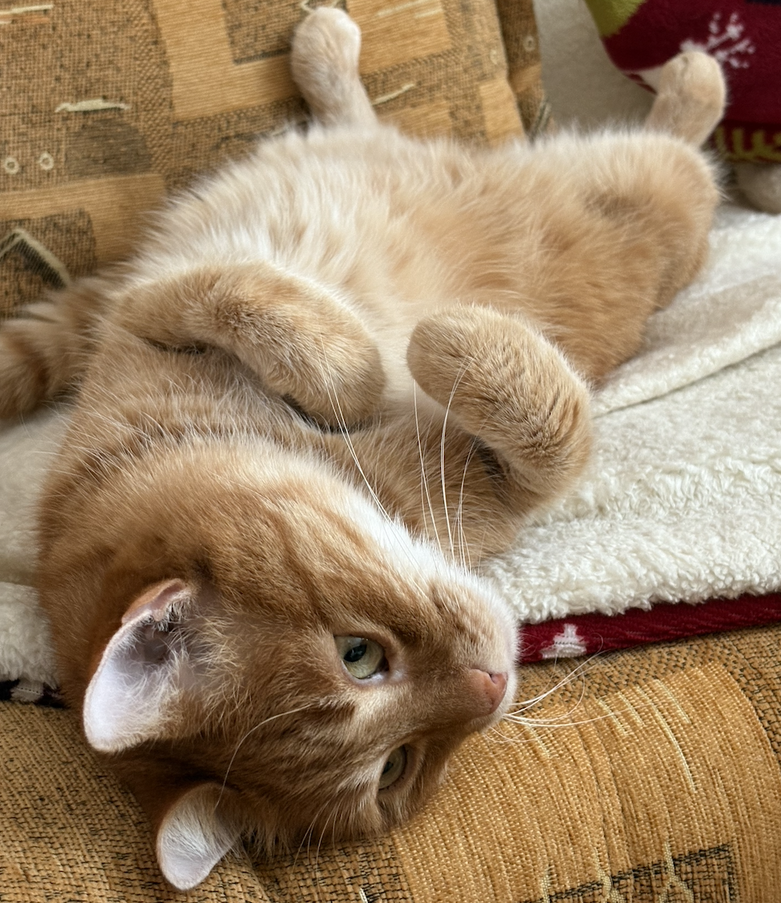
#> input picture xit1/odevzdani/vasik.png, 781 x 903 px, shrunk from 976 x 1128 before the run
$ python ukol_2_2.py
#> lines starting #> are read from the running program, lines starting #| are printed output that depends on the picture
#> further down, img is the input picture: PIL image 781x903 RGBA; mean R, G, B, A 155.5, 130.2, 100.9, 255
### xit1/ukol_1.py
import os

from PIL import Image
import numpy as np


IMG_PATH = "./vasik.png"


def convert_to_grayscale(image, average=None):
    """Určení šedého obrazu z barevného obrázku."""
#> called with average = 'weighted'
    data = np.array(image)
    r, g, b = data[:, :, 0], data[:, :, 1], data[:, :, 2]
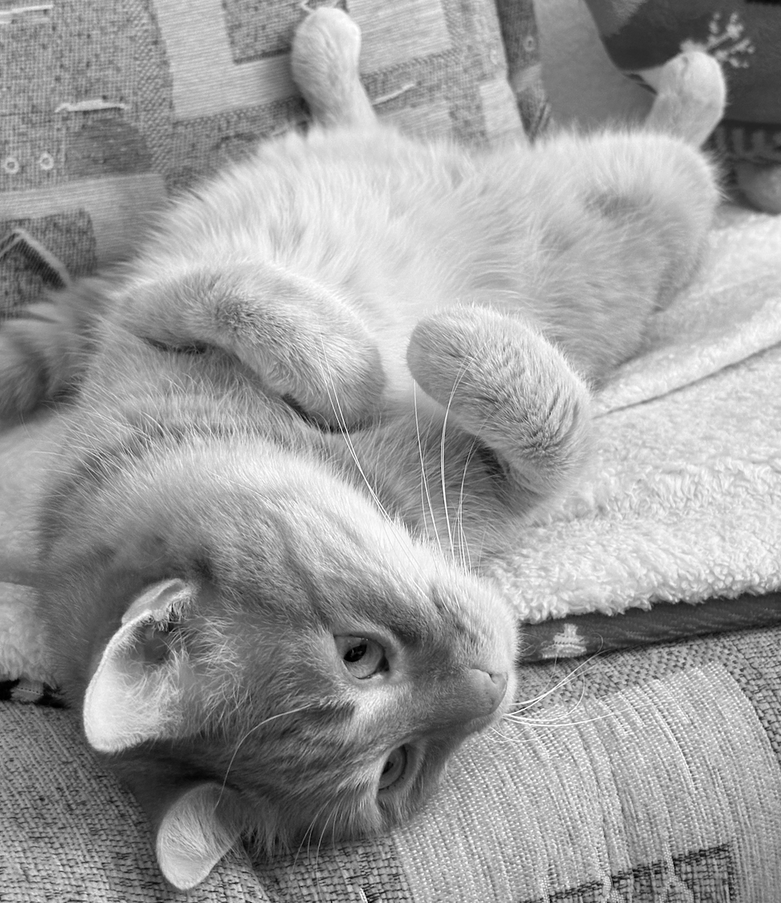
#> r: shape (903, 781); min 0, max 255, mean 155.5
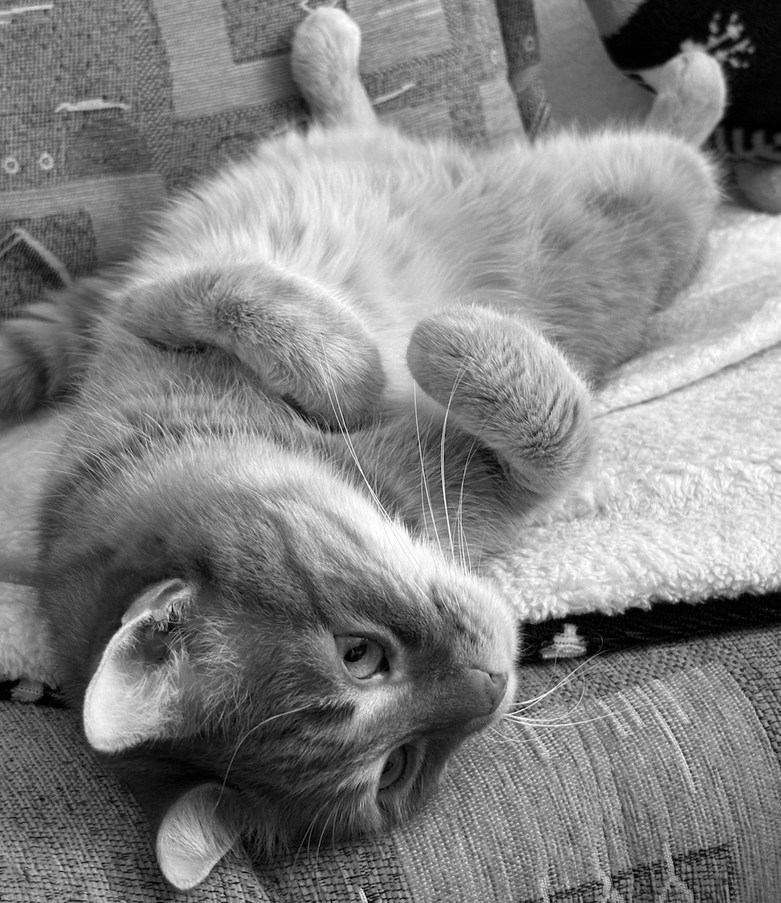
#> g: shape (903, 781); min 0, max 255, mean 130.2
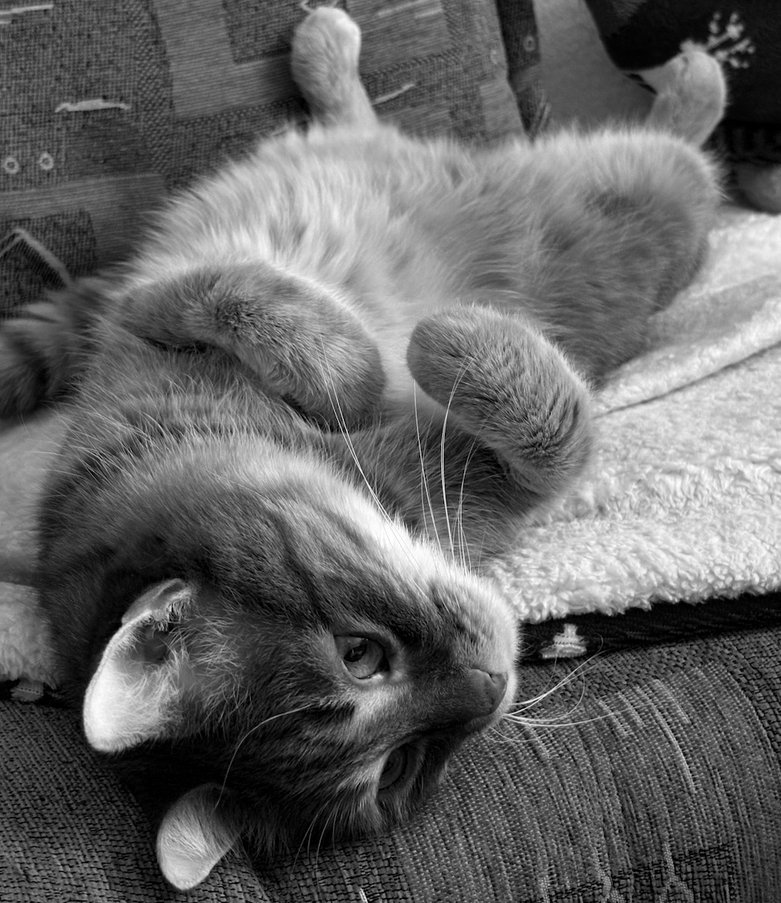
#> b: shape (903, 781); min 0, max 255, mean 100.9


    if not average:
        weights = random_weights()
        gray = (weights[0] * r + weights[1] * g + weights[2] * b).astype(np.uint8)
    else:
        if average == 'simple':
            gray = (r + g + b) // 3
        elif average == 'weighted':
            gray = (0.299 * r + 0.587 * g + 0.114 * b).astype(np.uint8)
        else:
            raise ValueError("average must be 'simple' or 'weighted'")

    return Image.fromarray(gray, mode='L')


# [30 lines left out: functions random_weights, desaturate, normalization, not called in this run]


# [16 lines that do not run on import are left out]

### xit1/odevzdani/ukol_2_2.py
import os

import numpy as np
from PIL import Image

from ukol_1 import convert_to_grayscale


def matrix_dithering(n):
    """Rekurzivní generování ditheringové matice velikosti n x n."""
    if n == 1:
        return np.array([[0]])

    n_half = n // 2
    small = matrix_dithering(n_half)

    J = np.ones((n_half, n_half), dtype=int)

    return np.block([
        [4 * small, 4 * small + 2 * J],
        [4 * small + 3 * J, 4 * small + 1 * J]
    ])


def apply_dithering(image, matrix):
    """Aplikace ditheringu na obrázek pomocí dané prahovací matice. Kompenzace na hodnoty 256 pomocí posunu o 0.5."""
    data = convert_to_grayscale(image, average='weighted')
    data = np.array(data).astype(np.uint8)
    n = matrix.shape[0]
    height, width = data.shape
    dithered = np.zeros((height, width), dtype=np.uint8)

    for i in range(height):
        for j in range(width):
            threshold = ((matrix[i % n, j % n] + 0.5) / (n*n))  * 255    # kompenzace prahu pro střední hodnotu
            dithered[i, j] = 255 if data[i, j] >= threshold else 0

    return Image.fromarray(dithered, mode='L')


def apply_dithering_fast(image, matrix):
    """Rychlá verze ditheringu využívající NumPy vektorové operace."""
    data = convert_to_grayscale(image, average='weighted')
    data = np.array(data).astype(np.uint8)
    n = matrix.shape[0]
    height, width = data.shape
#> height = 903; width = 781
    # pokrytí celé velikosti obrazu
    tiled_matrix = np.tile(matrix, (height // n + 1, width // n + 1))
    tiled_matrix = tiled_matrix[:height, :width]
    threshold = ((tiled_matrix + 0.5) / (n*n)) * 255
    dithered = np.where(data >= threshold, 255, 0).astype(np.uint8)
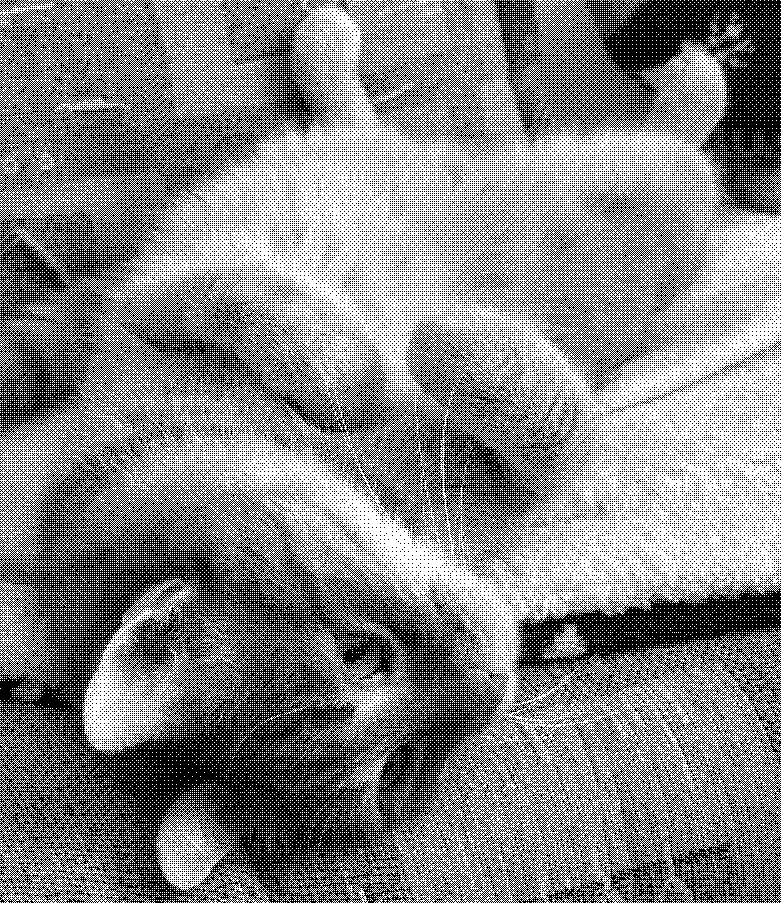
#> dithered: shape (903, 781); 52.5% white; black in thin lines or dots

    return Image.fromarray(dithered, mode='L')


if __name__ == "__main__":
    img = Image.open("./vasik.png")

    matrix = matrix_dithering(16)

    dithered_img = apply_dithering_fast(img, matrix)

    os.makedirs("output", exist_ok=True)
    dithered_img.save("output/ukol_2_2_dithered.png")

$ run again, with xit1/odevzdani/kaja.png copied over xit1/odevzdani/vasik.png
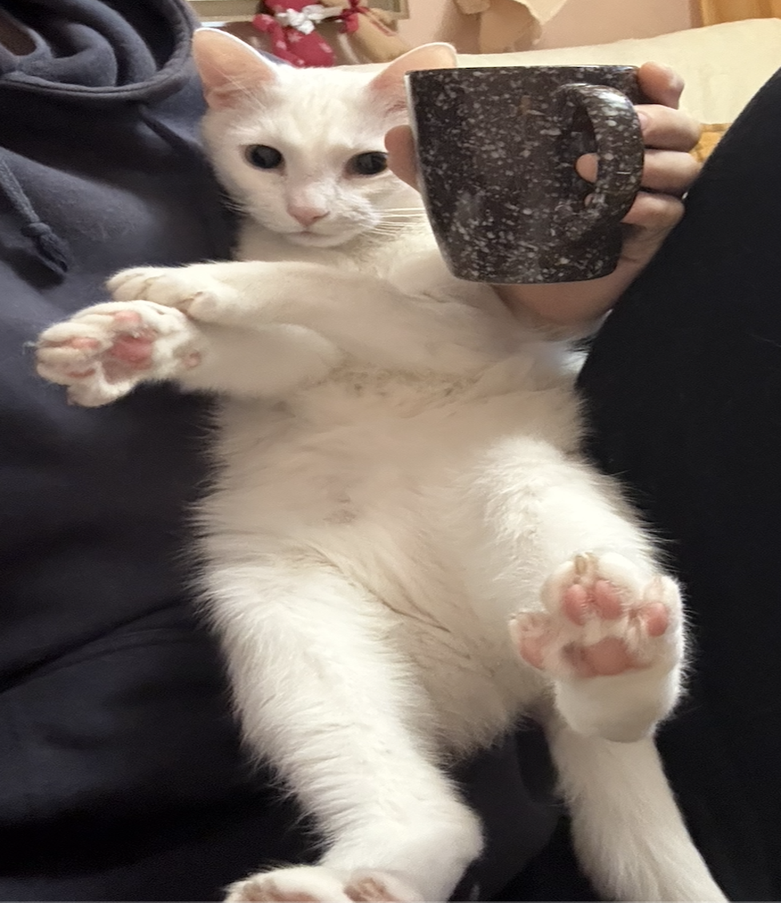
#> input picture xit1/odevzdani/kaja.png, 781 x 903 px, shrunk from 976 x 1128 before the run
#> img is the input picture: PIL image 781x903 RGBA; mean R, G, B, A 113.5, 102.6, 95.2, 255
#> in convert_to_grayscale, `r, g, b = data[:, :, 0], data[:, :, 1], data[:, :, 2]`:
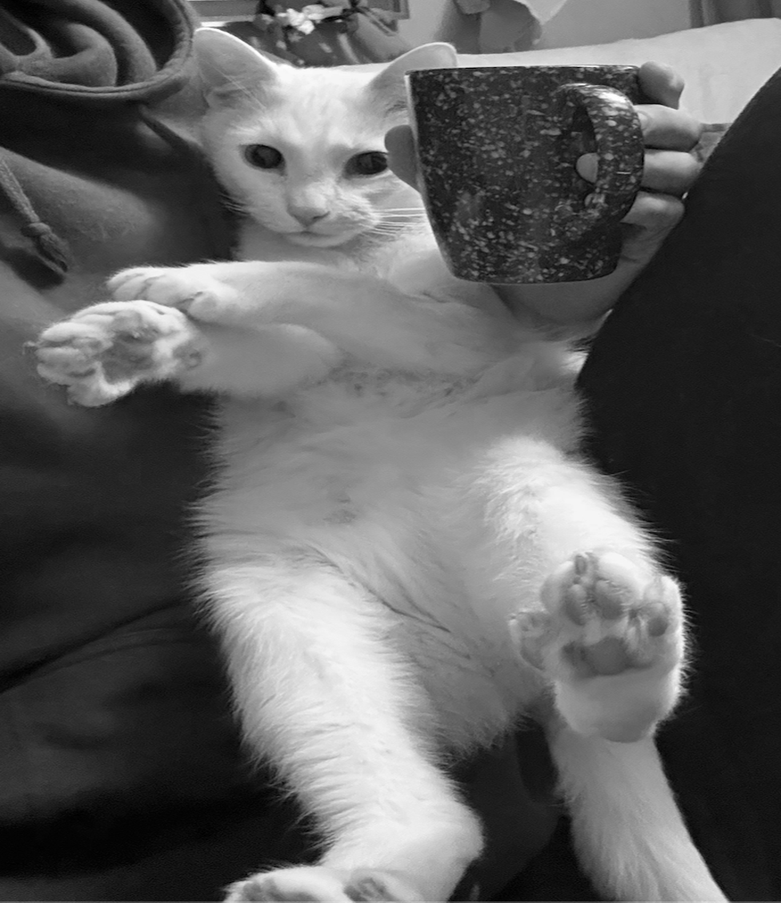
#> b: shape (903, 781); min 0, max 255, mean 95.2
#> in apply_dithering_fast, `dithered = np.where(data >= threshold, 255, 0).astype(np.uint8)`:
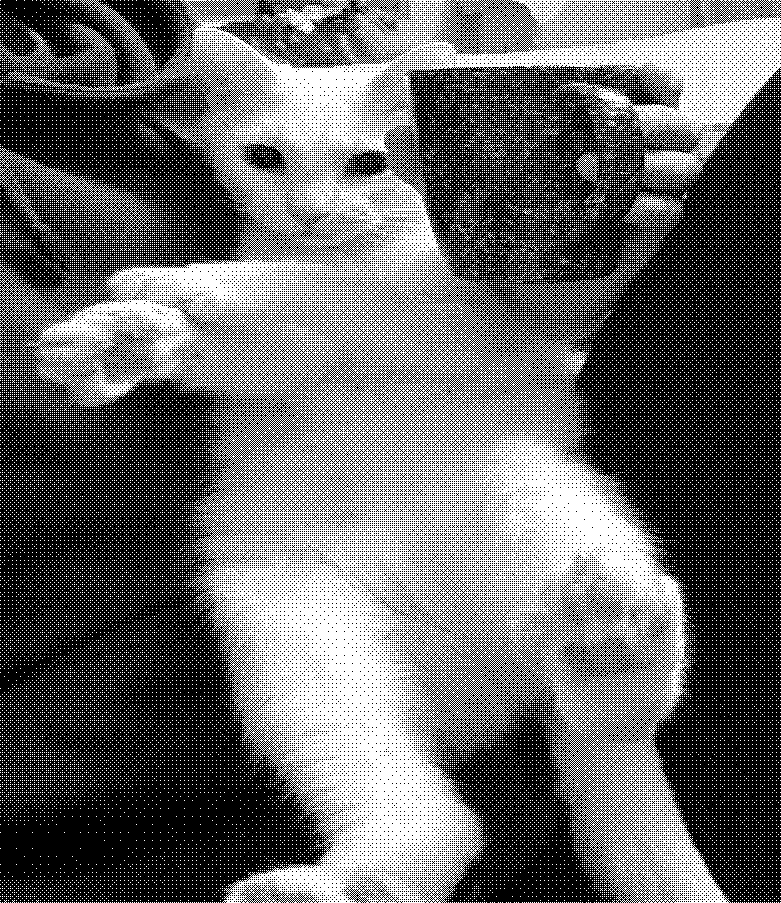
#> dithered: shape (903, 781); 41% white in thin lines or dots
